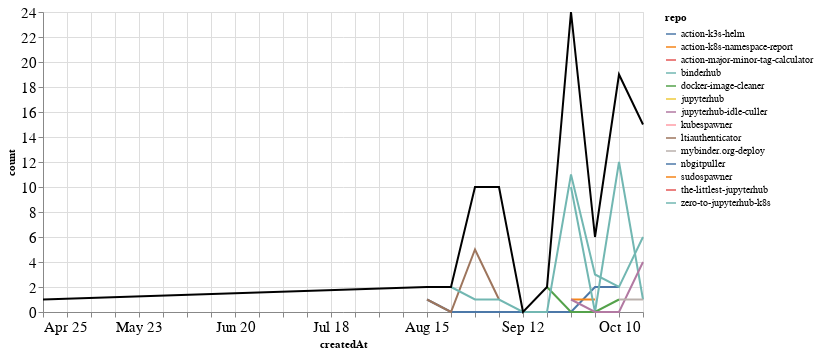

Here is the notebook cell this chart was saved with:
### Markdown cell above
### PRs

### Code cell
prs_time = prs.groupby('repo').resample('W', on='createdAt').count()['author'].reset_index()
prs_time = prs_time.rename(columns={'author': 'count'})
prs_time_total = prs_time.groupby('createdAt').agg({"count": "sum"}).reset_index()

ch1 = alt.Chart(prs_time, width=600).mark_line().encode(
    x='createdAt',
    y='count',
    color='repo',
    tooltip="repo"
)

ch2 = alt.Chart(prs_time_total, width=600).mark_line(color="black").encode(
    x='createdAt',
    y='count',
)

ch1 + ch2

### Figure 1 — Vega-Lite specification as saved in the notebook (floating-point values rounded to 4 significant figures)
{"config": {"axisLeft": {"labelFontSize": 15}, "axisBottom": {"labelFontSize": 15}}, "layer": [{"data": {"name": "data-a5f1f744c44c7aaf56d5ae676945d615"}, "mark": "line", "encoding": {"color": {"type": "nominal", "field": "repo"}, "tooltip": {"type": "nominal", "field": "repo"}, "x": {"type": "temporal", "field": "createdAt"}, "y": {"type": "quantitative", "field": "count"}}, "width": 600}, {"data": {"name": "data-764433ea3708b03d55b8b9060a2ecb1f"}, "mark": {"type": "line", "color": "black"}, "encoding": {"x": {"type": "temporal", "field": "createdAt"}, "y": {"type": "quantitative", "field": "count"}}, "width": 600}], "$schema": "https://vega.github.io/schema/vega-lite/v4.8.1.json", "datasets": {"data-a5f1f744c44c7aaf56d5ae676945d615": [{"repo": "action-k3s-helm", "createdAt": "2021-08-15T00:00:00", "count": 1}, {"repo": "action-k3s-helm", "createdAt": "2021-08-22T00:00:00", "count": 0}, {"repo": "action-k3s-helm", "createdAt": "2021-08-29T00:00:00", "count": 0}, {"repo": "action-k3s-helm", "createdAt": "2021-09-05T00:00:00", "count": 0}, {"repo": "action-k3s-helm", "createdAt": "2021-09-12T00:00:00", "count": 0}, {"repo": "action-k3s-helm", "createdAt": "2021-09-19T00:00:00", "count": 0}, {"repo": "action-k3s-helm", "createdAt": "2021-09-26T00:00:00", "count": 0}, {"repo": "action-k3s-helm", "createdAt": "2021-10-03T00:00:00", "count": 2}, {"repo": "action-k3s-helm", "createdAt": "2021-10-10T00:00:00", "count": 2}, {"repo": "action-k8s-namespace-report", "createdAt": "2021-09-26T00:00:00", "count": 1}, {"repo": "action-k8s-namespace-report", "createdAt": "2021-10-03T00:00:00", "count": 1}, {"repo": "action-major-minor-tag-calculator", "createdAt": "2021-09-26T00:00:00", "count": 1}, {"repo": "binderhub", "createdAt": "2021-09-26T00:00:00", "count": 10}, {"repo": "binderhub", "createdAt": "2021-10-03T00:00:00", "count": 0}, {"repo": "binderhub", "createdAt": "2021-10-10T00:00:00", "count": 12}, {"repo": "binderhub", "createdAt": "2021-10-17T00:00:00", "count": 1}, {"repo": "docker-image-cleaner", "createdAt": "2021-09-19T00:00:00", "count": 2}, {"repo": "docker-image-cleaner", "createdAt": "2021-09-26T00:00:00", "count": 0}, {"repo": "docker-image-cleaner", "createdAt": "2021-10-03T00:00:00", "count": 0}, {"repo": "docker-image-cleaner", "createdAt": "2021-10-10T00:00:00", "count": 1}, {"repo": "jupyterhub", "createdAt": "2021-08-29T00:00:00", "count": 4}, {"repo": "jupyterhub-idle-culler", "createdAt": "2021-09-26T00:00:00", "count": 1}, {"repo": "jupyterhub-idle-culler", "createdAt": "2021-10-03T00:00:00", "count": 0}, {"repo": "jupyterhub-idle-culler", "createdAt": "2021-10-10T00:00:00", "count": 0}, {"repo": "jupyterhub-idle-culler", "createdAt": "2021-10-17T00:00:00", "count": 4}, {"repo": "kubespawner", "createdAt": "2021-10-10T00:00:00", "count": 1}, {"repo": "ltiauthenticator", "createdAt": "2021-08-15T00:00:00", "count": 1}, {"repo": "ltiauthenticator", "createdAt": "2021-08-22T00:00:00", "count": 0}, {"repo": "ltiauthenticator", "createdAt": "2021-08-29T00:00:00", "count": 5}, {"repo": "ltiauthenticator", "createdAt": "2021-09-05T00:00:00", "count": 1}, {"repo": "mybinder.org-deploy", "createdAt": "2021-10-10T00:00:00", "count": 1}, {"repo": "mybinder.org-deploy", "createdAt": "2021-10-17T00:00:00", "count": 1}, {"repo": "nbgitpuller", "createdAt": "2021-09-05T00:00:00", "count": 8}, {"repo": "sudospawner", "createdAt": "2021-04-25T00:00:00", "count": 1}, {"repo": "the-littlest-jupyterhub", "createdAt": "2021-10-17T00:00:00", "count": 3}, {"repo": "zero-to-jupyterhub-k8s", "createdAt": "2021-08-22T00:00:00", "count": 2}, {"repo": "zero-to-jupyterhub-k8s", "createdAt": "2021-08-29T00:00:00", "count": 1}, {"repo": "zero-to-jupyterhub-k8s", "createdAt": "2021-09-05T00:00:00", "count": 1}, {"repo": "zero-to-jupyterhub-k8s", "createdAt": "2021-09-12T00:00:00", "count": 0}, {"repo": "zero-to-jupyterhub-k8s", "createdAt": "2021-09-19T00:00:00", "count": 0}, {"repo": "zero-to-jupyterhub-k8s", "createdAt": "2021-09-26T00:00:00", "count": 11}, {"repo": "zero-to-jupyterhub-k8s", "createdAt": "2021-10-03T00:00:00", "count": 3}, {"repo": "zero-to-jupyterhub-k8s", "createdAt": "2021-10-10T00:00:00", "count": 2}, {"repo": "zero-to-jupyterhub-k8s", "createdAt": "2021-10-17T00:00:00", "count": 6}], "data-764433ea3708b03d55b8b9060a2ecb1f": [{"createdAt": "2021-04-25T00:00:00", "count": 1}, {"createdAt": "2021-08-15T00:00:00", "count": 2}, {"createdAt": "2021-08-22T00:00:00", "count": 2}, {"createdAt": "2021-08-29T00:00:00", "count": 10}, {"createdAt": "2021-09-05T00:00:00", "count": 10}, {"createdAt": "2021-09-12T00:00:00", "count": 0}, {"createdAt": "2021-09-19T00:00:00", "count": 2}, {"createdAt": "2021-09-26T00:00:00", "count": 24}, {"createdAt": "2021-10-03T00:00:00", "count": 6}, {"createdAt": "2021-10-10T00:00:00", "count": 19}, {"createdAt": "2021-10-17T00:00:00", "count": 15}]}}
